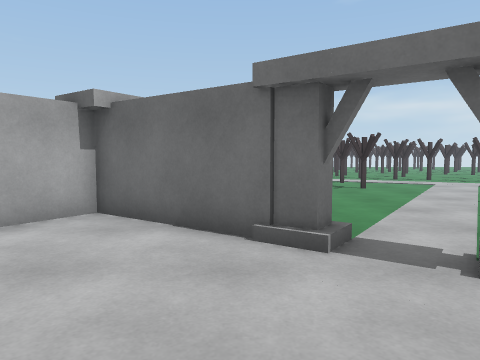
View 1 (above)

24 first-person views from a walk through a 3-D level made in the Unity game engine. The camera is 1.2 m above the floor, tilts 4° down and sees 70° across. The floor is counted in squares, 1 m on a side. Each view is taken from the middle of a square. On the plan, view 1 faces up. The plan holds only what a view shows up to about 14 squares ahead; the rest is blank. The place goes on beyond the plan. Surface patterns are stand-ins for the level's own textures.

View 2
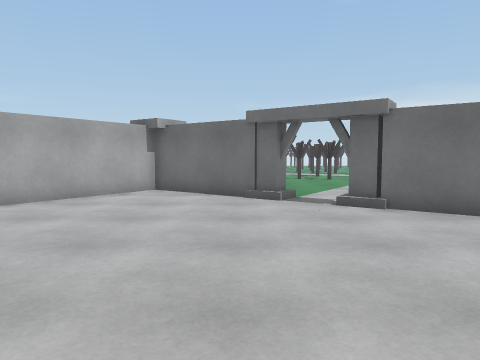

View 3
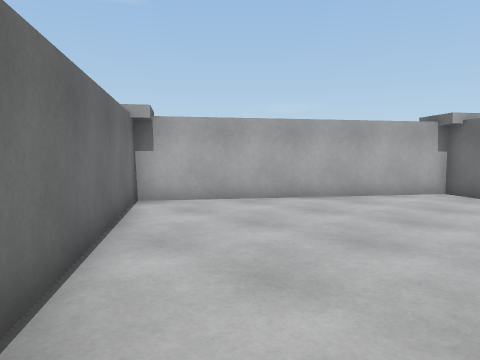

View 4
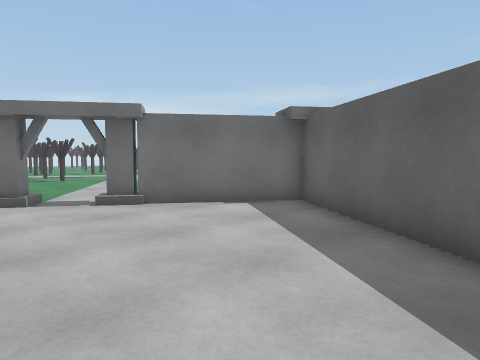

View 5
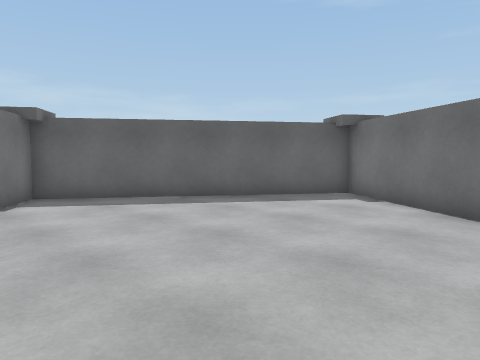

View 6
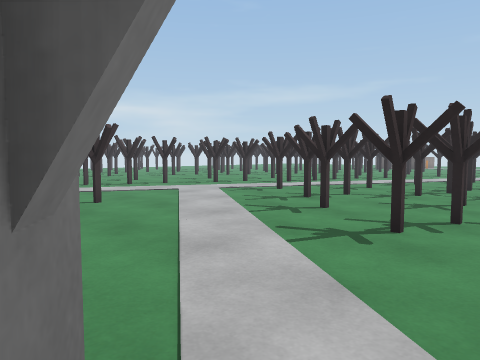

View 7
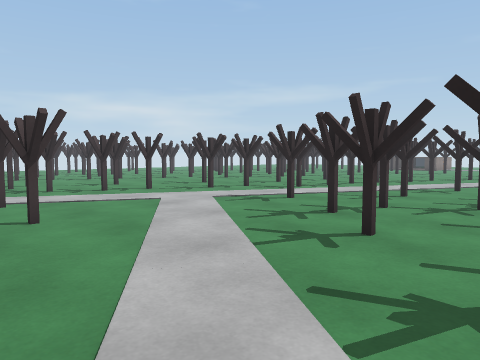

View 8
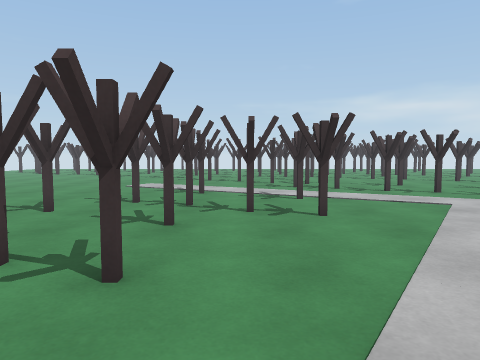

View 9
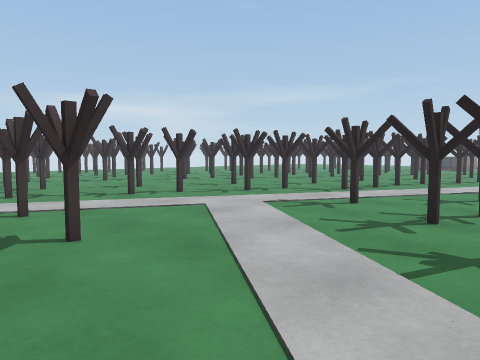

View 10
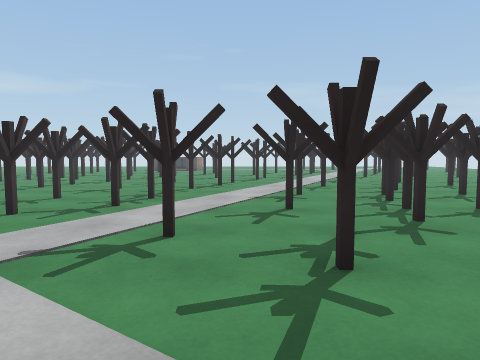

View 11
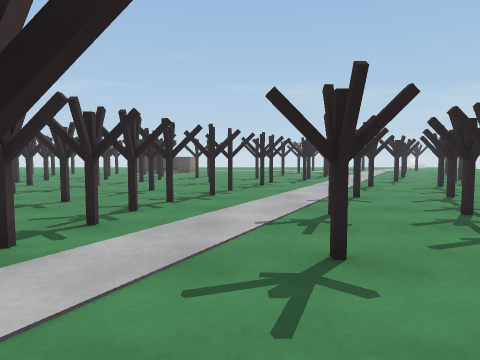

View 12
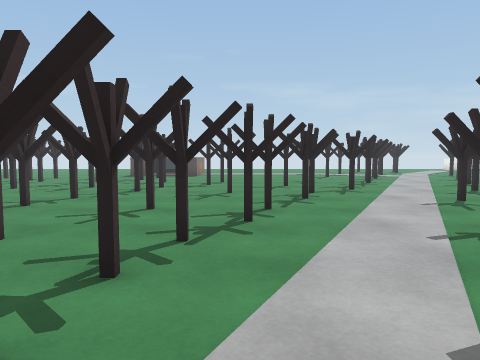

View 13
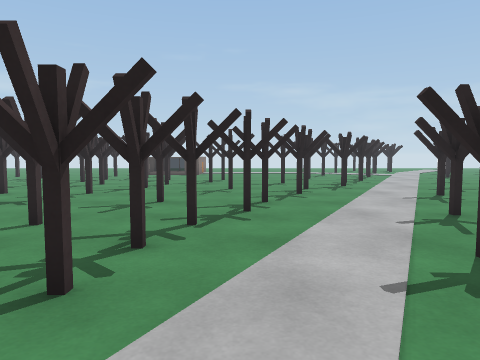

View 14
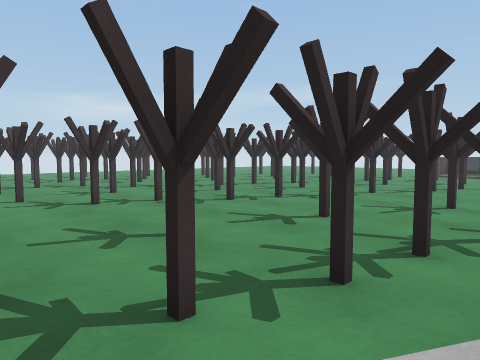

View 15
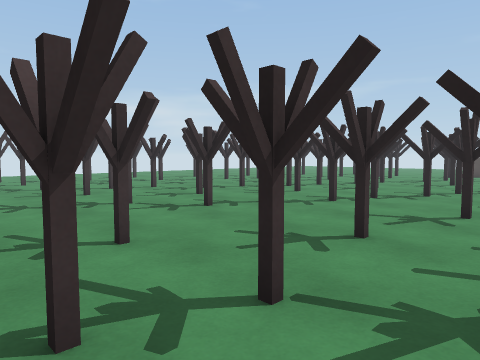

View 16
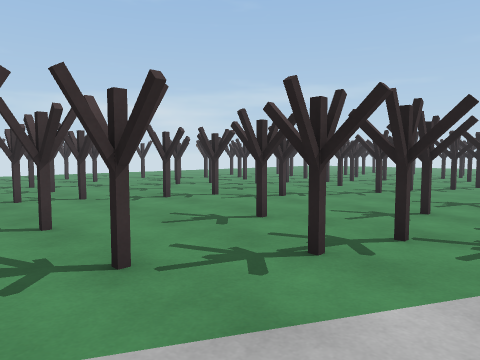

View 17
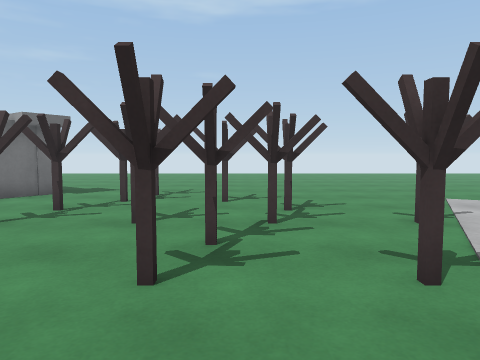

View 18
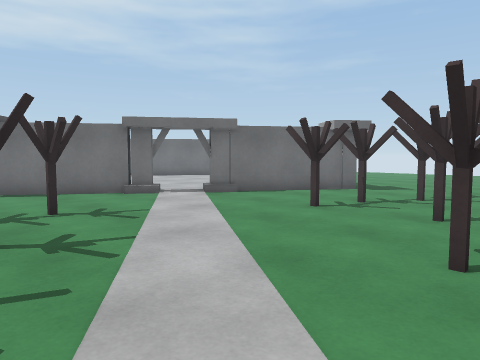

View 19
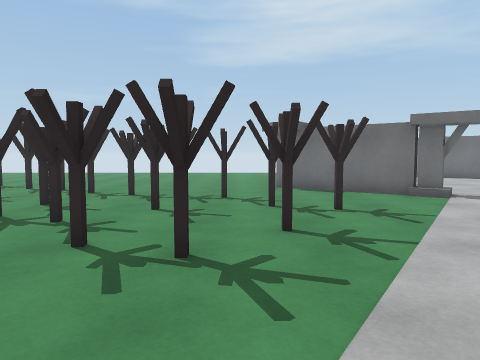

View 20
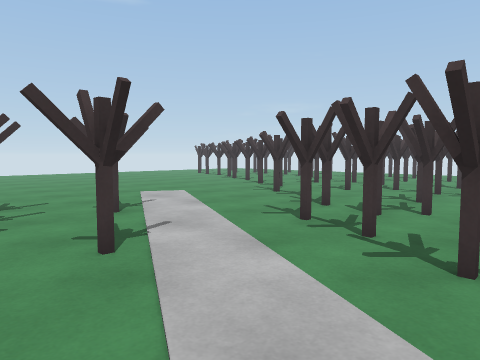

View 21
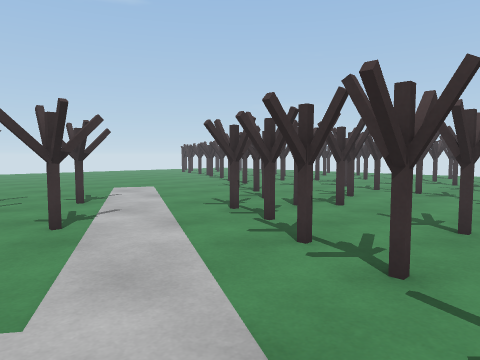

View 22
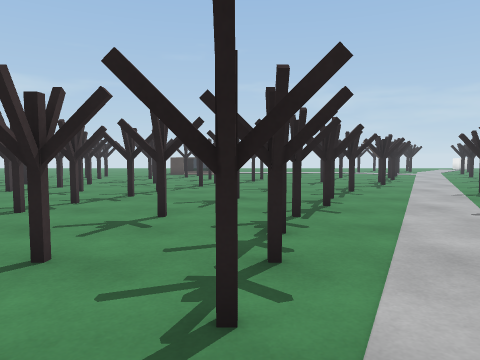

View 23
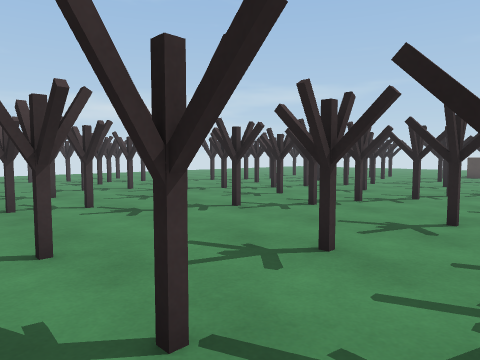

View 24
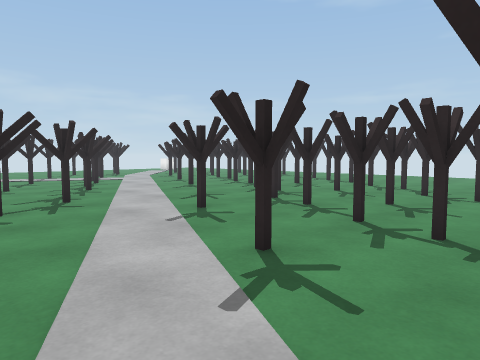

### Floor plan
Key: @ floor where view 1 was taken; # wall or solid block; x gap in a wall; . main floor; : floor 0.25 m higher than the main floor; = window, fence, low wall or low ledge; T thing the floor can be seen under or through.
Columns run from 9 left of view 1 to 27 right of it. Each row starts with its distance up from view 1.
 23        ...###..x..... ###  T.. ###.
 22     ........ TTTT......###  ..# .##
 21    ..........T=T...#.....#TT..#...#x#
 20    ...........TT...#.....#.T.....#..
 19    ...........TTTT....#.....#x#..#...
 18   .........#.....Tx#..#.......##....#
 17   .........#.......#.T...#.....#x#..
 16    ...........#......TTT.#..#......#
 15    ......#xT..........TT....#...... #
 14    .....#..TTT.........TxTT....#.....
 13     ....#..TTTT..........TTxT.....#..
 12    ...#....T........#.......TTxT..#..
 11    ...#x#......................T.....
 10    .....##x#.......##..#.........##..
  9    ........#.....#.###.x..#.......#..
  8    ...#..........##  ###.....#......#
  7    ..####.........    #####..#......#
  6     ##..##......TTT       ##....#....
  5     #....##......T T      ##x#..x....
  4    ##.......:.....TT      #....##..#x
  3   ##........##...... TTT   ....##..#.
  2   #..........###.......T#   ...... ..
  1  ##............##.......# #......###
  0 ##.......@.....##........  .##..##
 -1  ##............#             ##.
 -2   ##..........##             .##
 -3    ##........##              ..##
 -4     ###......#               ...
 -5       ##....##               ..
 -6        ###.##
 -7          ###

Positions as (right, up) in squares from view 1, and headings:
1: (0, 0), facing up
2: (0, -5), facing up
3: (0, -5), facing up-left
4: (-1, -5), facing up-right
5: (-4, 3), facing down-right
6: (1, 4), facing up-right
7: (3, 6), facing up-right
8: (3, 6), facing up
9: (3, 8), facing up-right
10: (6, 11), facing right
11: (10, 11), facing right
12: (14, 12), facing right
13: (13, 12), facing right
14: (13, 12), facing up-right
15: (11, 14), facing up-right
16: (8, 14), facing up-right
17: (8, 14), facing left
18: (9, 14), facing down-left
19: (9, 14), facing down
20: (9, 14), facing up-left
21: (11, 14), facing up-left
22: (12, 14), facing right
23: (12, 14), facing up-right
24: (17, 11), facing down-right
